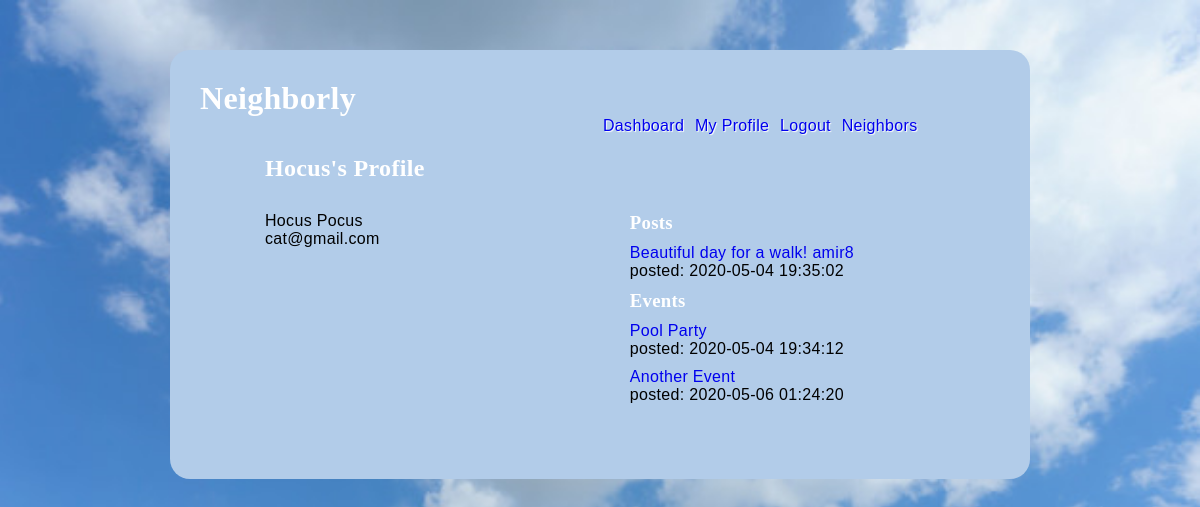
The app's page /neighbors/profile/3 (signed in) with its own data.
### models.py (models this page shows, shortened)
class User(db.Model):
    __tablename__ = "users"
    id = db.Column(db.Integer, primary_key=True)
    first_name = db.Column(db.String(45))
    last_name = db.Column(db.String(45))
    email = db.Column(db.String(255))
    address_id = db.Column(db.Integer, db.ForeignKey('addresses.id', ondelete='cascade'))
    address = db.relationship('Address', foreign_keys=[address_id])
    password_hash=db.Column(db.String(255))
    profile_pic = db.Column(db.Text)
    likes_sent = db.relationship('Post', secondary=likes_table, passive_deletes=True)
    all_post = db.relationship('Post', back_populates="user", cascade="all, delete, delete-orphan")
    all_event = db.relationship('Event', back_populates="user", cascade="all, delete, delete-orphan")
    post_comments = db.relationship('Post_comment', back_populates="user", cascade="all, delete, delete-orphan")
    event_comments = db.relationship('Event_comment', back_populates="user", cascade="all, delete, delete-orphan")
    created_at = db.Column(db.DateTime, server_default = func.now())
    updated_at = db.Column(db.DateTime, server_default = func.now(), onupdate = func.now())

class Post(db.Model):
    __tablename__ = "posts"
    id = db.Column(db.Integer, primary_key=True)
    message = db.Column(db.String(255))
    user_id = db.Column(db.Integer, db.ForeignKey('users.id', ondelete='cascade'))
    user = db.relationship('User', foreign_keys=[user_id])
    likes_rec = db.relationship('User', secondary=likes_table, passive_deletes=True)
    all_comment = db.relationship('Post_comment', back_populates="post", cascade="all, delete, delete-orphan")
    created_at = db.Column(db.DateTime, server_default = func.now())
    updated_at = db.Column(db.DateTime, server_default = func.now(), onupdate = func.now())

class Event(db.Model):
    __tablename__ = "events"
    id = db.Column(db.Integer, primary_key=True)
    title = db.Column(db.String(100))
    description = db.Column(db.String(255))
    date = db.Column(db.String(45))
    time = db.Column(db.String(45))
    user_id = db.Column(db.Integer, db.ForeignKey('users.id', ondelete='cascade'))
    user = db.relationship('User', foreign_keys=[user_id])
    location_id = db.Column(db.Integer, db.ForeignKey('event_locations.id', ondelete='cascade'))
    location = db.relationship('Event_location', foreign_keys=[location_id])
    all_comment = db.relationship('Event_comment', back_populates="event", cascade="all, delete, delete-orphan")
    created_at = db.Column(db.DateTime, server_default = func.now())
    updated_at = db.Column(db.DateTime, server_default = func.now(), onupdate = func.now())

### controller.py (the view)
def neighbors_profile(user_id):
    if 'user_id' not in session:
        return redirect("/")
    user = User.query.filter_by(id = int(user_id)).all()
    post_history = Post.query.filter_by(user_id = int(user_id))
    event_history = Event.query.filter_by(user_id = int(user_id))
    return render_template("neighbors_profile.html", all_users = user, all_posts = post_history, all_events = event_history)

### templates/neighbors_profile.html (shortened to what this page needs)
<!DOCTYPE html>
<html lang="en">
<head>
    <link rel="stylesheet" type="text/css" href="{{ url_for('static', filename='style_profile.css') }}">
</head>
<body>
    <div class="container">
        <h1>Neighborly</h1>
        <div class="navigation">
            <a href="/dashboard">Dashboard</a>
            <a href="/my_profile">My Profile</a>
            <a href="/logout">Logout</a>
            <a href="/all_users">Neighbors</a>
        </div>
        <div class="user_info">
            {% for user in all_users %}
                <h2>{{user.first_name}}'s Profile</h2>
                <ul>
                    <li>{{user.first_name}} {{user.last_name}}
                        <p>{{user.email}}</p>
                    </li>
                </ul>
            {% endfor %}
        </div>
        <div class="user_info">
            <ul>
                <li><h3>Posts</h3></li>
                {% for post in all_posts %}
                    <li><a href="/post/details/{{post.id}}">{{post.message}}</a>
                        <p>posted: {{post.created_at}} </p>
                    </li>
                {% endfor %}
                <li><h3>Events</h3></li>
                {% for event in all_events %}
                    <li><a href="/event/details/{{event.id}}">{{event.title}}</a>
                        <p>posted: {{event.created_at}}</p>
                    </li>
                {% endfor %}
            </ul>
        </div>
    </div>
</body>
</html>

### static/style_profile.css (style rules this page uses)
* { margin: 0px; padding: 0px; }
body { background-repeat: no-repeat; background-attachment: fixed; background-size: cover; background-position: top; background-image: url("clouds.png"); width: 100%; height: 100%; font-family: Arial, Helvetica; letter-spacing: 0.02em; font-weight: 400; -webkit-font-smoothing: antialiased; }
.container { width: 800px; background-color: rgb(178, 204, 233); margin: 50px auto; padding: 30px; border-radius: 20px; font-family: 'Lucida Sans', 'Lucida Sans Regular', 'Lucida Grande', 'Lucida Sans Unicode', Geneva, Verdana, sans-serif; }
.container h1 { font-family: cursive; color: white; }
.container li { list-style: none; }
.navigation { margin-left: 400px; border-radius: 2px; color: white; text-shadow: 1px 1px 1px white }
.navigation a { padding: 3px; text-decoration: none; }
.user_info { display: inline-block; margin-left: 50px; margin-bottom: 30px; padding: 5px; width: 300px; }
.user_info h2 { color: white; font-family: cursive; padding: 10px; margin-top: 5px; margin-bottom: 10px; }
.user_info ul { display: inline-block; vertical-align: top; padding: 5px; }
.user_info ul h3 { color: white; font-family: cursive; display: inline-block }
.user_info li { padding: 5px; }
.user_info a { text-decoration: none; }

### records on screen
User: first_name "Hocus", last_name "Pocus", email "cat@gmail.com"
Post: message "Beautiful day for a walk! amir8", created_at "2020-05-04 19:35:02"
Event: title "Pool Party", created_at "2020-05-04 19:34:12"
Event: title "Another Event", created_at "2020-05-06 01:24:20"
